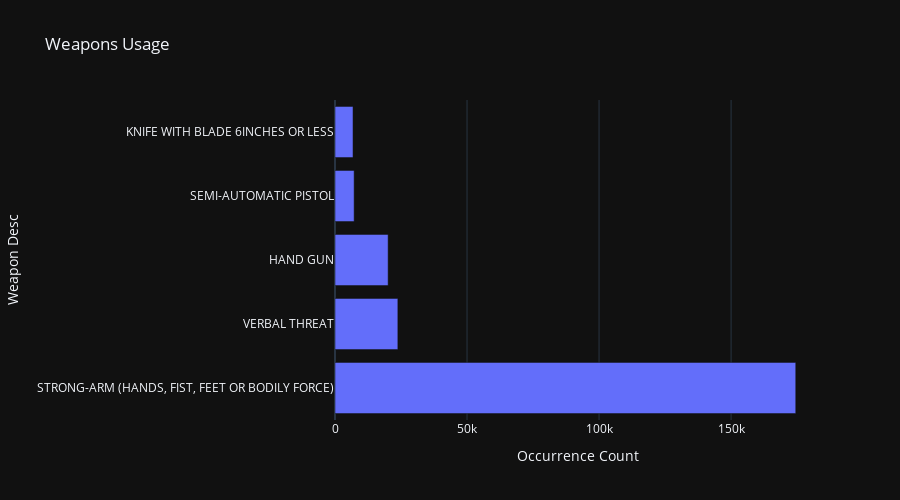

Here is the notebook cell this chart was saved with:
### Code cell
fig = px.bar(weapon_count,x='Occurrence Count',y='Weapon Desc',title='Weapons Usage',orientation='h')
fig.update_layout(width=900, height=500)
fig.show()

### Figure 1 — Plotly figure (JSON) as saved in the notebook; plotly's stock layout.template omitted (floating-point values rounded to 4 significant figures)
{"data": [{"alignmentgroup": "True", "hovertemplate": "Occurrence Count=%{x}<br>Weapon Desc=%{y}<extra></extra>", "legendgroup": "", "marker": {"color": "#636efa", "pattern": {"shape": ""}}, "name": "", "offsetgroup": "", "orientation": "h", "showlegend": false, "textposition": "auto", "x": [174484, 23806, 20123, 7250, 6826], "xaxis": "x", "y": ["STRONG-ARM (HANDS, FIST, FEET OR BODILY FORCE)", "VERBAL THREAT", "HAND GUN", "SEMI-AUTOMATIC PISTOL", "KNIFE WITH BLADE 6INCHES OR LESS"], "yaxis": "y", "type": "bar"}], "layout": {"xaxis": {"anchor": "y", "domain": [0.0, 1.0], "title": {"text": "Occurrence Count"}}, "yaxis": {"anchor": "x", "domain": [0.0, 1.0], "title": {"text": "Weapon Desc"}}, "legend": {"tracegroupgap": 0}, "title": {"text": "Weapons Usage"}, "barmode": "relative", "width": 900, "height": 500}}
